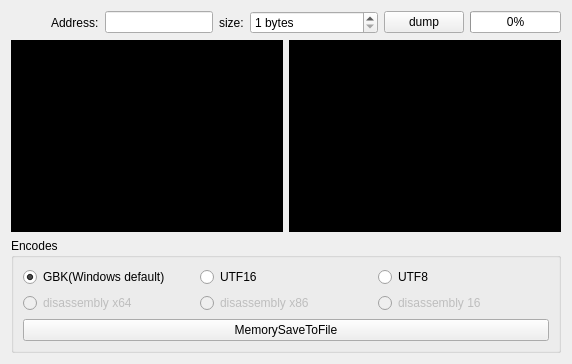
      <widget class="QWidget" name="tab_11">
       <attribute name="title">
        <string>Memory</string>
       </attribute>
       <layout class="QVBoxLayout" name="verticalLayout_17">
        <item>
         <layout class="QHBoxLayout" name="horizontalLayout_15">
          <item>
           <spacer name="horizontalSpacer_2">
            <property name="orientation">
             <enum>Qt::Horizontal</enum>
            </property>
            <property name="sizeHint" stdset="0">
             <size>
              <width>40</width>
              <height>20</height>
             </size>
            </property>
           </spacer>
          </item>
          <item>
           <widget class="QLabel" name="label_3">
            <property name="text">
             <string>Address:</string>
            </property>
           </widget>
          </item>
          <item>
           <widget class="QLineEdit" name="lineEdit_Mem_Addr"/>
          </item>
          <item>
           <widget class="QLabel" name="label_4">
            <property name="text">
             <string>size:</string>
            </property>
           </widget>
          </item>
          <item>
           <widget class="QSpinBox" name="spinBox_Mem_Size">
            <property name="minimumSize">
             <size>
              <width>128</width>
              <height>0</height>
             </size>
            </property>
            <property name="suffix">
             <string> bytes</string>
            </property>
            <property name="minimum">
             <number>1</number>
            </property>
            <property name="maximum">
             <number>33554432</number>
            </property>
           </widget>
          </item>
          <item>
           <widget class="QPushButton" name="pushButton_Mem_Dump">
            <property name="text">
             <string>dump</string>
            </property>
           </widget>
          </item>
          <item>
           <widget class="QProgressBar" name="progressBar_MemPro">
            <property name="value">
             <number>0</number>
            </property>
           </widget>
          </item>
         </layout>
        </item>
        <item>
         <layout class="QHBoxLayout" name="horizontalLayout_16">
          <item>
           <widget class="QTextEdit" name="textEdit_MemHex">
            <property name="styleSheet">
             <string notr="true">QTextEdit{background-color: rgb(0, 0, 0);}</string>
            </property>
            <property name="tabChangesFocus">
             <bool>false</bool>
            </property>
            <property name="undoRedoEnabled">
             <bool>false</bool>
            </property>
            <property name="readOnly">
             <bool>true</bool>
            </property>
            <property name="html">
             <string>&lt;!DOCTYPE HTML PUBLIC &quot;-//W3C//DTD HTML 4.0//EN&quot; &quot;http://www.w3.org/TR/REC-html40/strict.dtd&quot;&gt;
&lt;html&gt;&lt;head&gt;&lt;meta name=&quot;qrichtext&quot; content=&quot;1&quot; /&gt;&lt;style type=&quot;text/css&quot;&gt;
p, li { white-space: pre-wrap; }
&lt;/style&gt;&lt;/head&gt;&lt;body style=&quot; font-family:'SimSun'; font-size:9pt; font-weight:400; font-style:normal;&quot;&gt;
&lt;p style=&quot;-qt-paragraph-type:empty; margin-top:0px; margin-bottom:0px; margin-left:0px; margin-right:0px; -qt-block-indent:0; text-indent:0px;&quot;&gt;&lt;br /&gt;&lt;/p&gt;&lt;/body&gt;&lt;/html&gt;</string>
            </property>
           </widget>
          </item>
          <item>
           <widget class="QTextEdit" name="textEdit_MemASC">
            <property name="styleSheet">
             <string notr="true">QTextEdit{background-color: rgb(0, 0, 0);}</string>
            </property>
            <property name="tabChangesFocus">
             <bool>false</bool>
            </property>
            <property name="undoRedoEnabled">
             <bool>false</bool>
            </property>
            <property name="readOnly">
             <bool>true</bool>
            </property>
            <property name="html">
             <string>&lt;!DOCTYPE HTML PUBLIC &quot;-//W3C//DTD HTML 4.0//EN&quot; &quot;http://www.w3.org/TR/REC-html40/strict.dtd&quot;&gt;
&lt;html&gt;&lt;head&gt;&lt;meta name=&quot;qrichtext&quot; content=&quot;1&quot; /&gt;&lt;style type=&quot;text/css&quot;&gt;
p, li { white-space: pre-wrap; }
&lt;/style&gt;&lt;/head&gt;&lt;body style=&quot; font-family:'SimSun'; font-size:9pt; font-weight:400; font-style:normal;&quot;&gt;
&lt;p style=&quot;-qt-paragraph-type:empty; margin-top:0px; margin-bottom:0px; margin-left:0px; margin-right:0px; -qt-block-indent:0; text-indent:0px;&quot;&gt;&lt;br /&gt;&lt;/p&gt;&lt;/body&gt;&lt;/html&gt;</string>
            </property>
           </widget>
          </item>
         </layout>
        </item>
        <item>
         <widget class="QGroupBox" name="groupBox_3">
          <property name="title">
           <string>Encodes</string>
          </property>
          <layout class="QVBoxLayout" name="verticalLayout_16">
           <item>
            <layout class="QHBoxLayout" name="horizontalLayout_17">
             <item>
              <widget class="QRadioButton" name="radioButton_Mem_GBK">
               <property name="text">
                <string>GBK(Windows default)</string>
               </property>
               <property name="checked">
                <bool>true</bool>
               </property>
              </widget>
             </item>
             <item>
              <widget class="QRadioButton" name="radioButton_Mem_UTF16">
               <property name="text">
                <string>UTF16</string>
               </property>
              </widget>
             </item>
             <item>
              <widget class="QRadioButton" name="radioButton_Mem_UTF8">
               <property name="text">
                <string>UTF8</string>
               </property>
              </widget>
             </item>
            </layout>
           </item>
           <item>
            <layout class="QHBoxLayout" name="horizontalLayout_18">
             <item>
              <widget class="QRadioButton" name="radioButton_Mem_ASM64">
               <property name="enabled">
                <bool>false</bool>
               </property>
               <property name="text">
                <string>disassembly x64</string>
               </property>
              </widget>
             </item>
             <item>
              <widget class="QRadioButton" name="radioButton_Mem_ASM86">
               <property name="enabled">
                <bool>false</bool>
               </property>
               <property name="text">
                <string>disassembly x86</string>
               </property>
              </widget>
             </item>
             <item>
              <widget class="QRadioButton" name="radioButton_Mem_ASM16">
               <property name="enabled">
                <bool>false</bool>
               </property>
               <property name="text">
                <string>disassembly 16</string>
               </property>
              </widget>
             </item>
            </layout>
           </item>
           <item>
            <widget class="QPushButton" name="pushButton_MemorySaveToFile">
             <property name="text">
              <string>MemorySaveToFile</string>
             </property>
            </widget>
           </item>
          </layout>
         </widget>
        </item>
       </layout>
      </widget>
